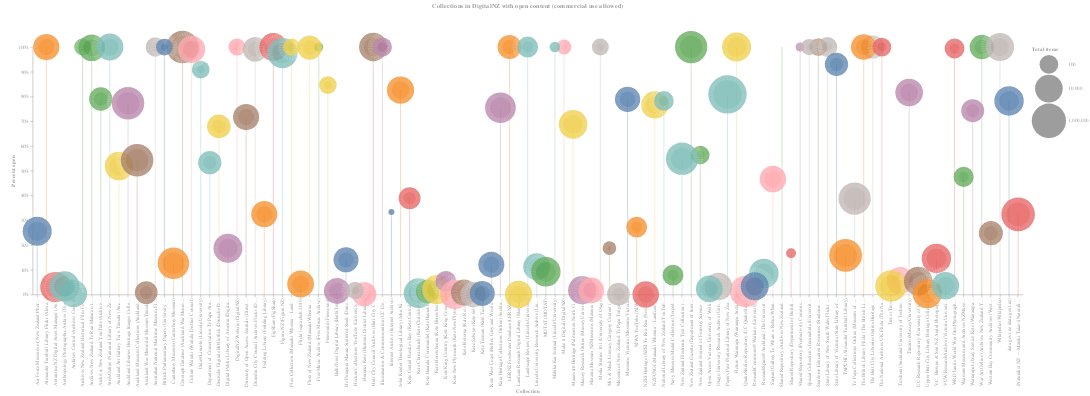

This figure's notebook cell:
### Markdown cell above
## Visualise the results!

For something a bit different, and to celebrate the fact that GLAM organisations are making their collections openly available, I thought I'd attempt a fireworks theme for this visualisation. It's a bit of an experiment, but also a demonstration on how easy it is to play around with styles in Altair.

### Code cell
# Use the dark theme
alt.themes.enable('dark')

base = alt.Chart(df_open).encode(
    # The collection/partner label is used on the X axis
    x=alt.X('label:N', title='Collection'),
    # The proportion that is open is on the Y axis (formatted as a percentage)
    y=alt.Y('open:Q', axis=alt.Axis(format='%', grid=False), title='Percent open'),
    # Colour is determined by the content_partner value
    color=alt.Color('content_partner:N', legend=None),
    tooltip=[alt.Tooltip('content_partner', title='Partner'), alt.Tooltip('primary_collection', title='Collection'), alt.Tooltip('usage_total', title='Total items', format=','), alt.Tooltip('open', format='.2%', title='Percent open')]
)

# The bursts of fireworks (the stroke settings make the lines radiating out from the circles)
# Size is calculated using a log scale because Papers Past is so much bigger than anything else
circles = base.mark_circle(opacity=0.8, strokeOpacity=0.2,strokeDash=[3,1], strokeWidth=20, stroke='white').encode(
    size=alt.Size('usage_total:Q', scale=alt.Scale(type='log', range=[1, 6000]), title='Total items'),
)

# Use a bar chart to make the lines connecting the explosions to the baseline
lines = base.mark_bar(size=2, opacity=0.3, strokeDash=[2,2], strokeWidth=1, stroke='white', strokeOpacity=0.2).encode()

# Set various style options
combined = alt.layer(lines, circles).properties(
    height=500, width=2500, title='Collections in DigitalNZ with open content (commercial use allowed)'
).configure_axis(
    grid=False,
    labelColor='#999999',
    domainColor='#999999',
    tickColor='#999999',
    titleColor='#999999'
).configure_view(
    strokeWidth=0
).configure_title(
    color='#999999'
).configure_legend(
    symbolBaseFillColor='#666666',
    symbolStrokeWidth=0,
    titleColor='#999999',
    labelColor='#999999'
)

combined

### Figure 1 — Vega-Lite specification as saved in the notebook (floating-point values rounded to 4 significant figures)
{"usermeta": {"embedOptions": {"theme": "dark"}}, "config": {"view": {"continuousWidth": 400, "continuousHeight": 300, "strokeWidth": 0}, "axis": {"domainColor": "#999999", "grid": false, "labelColor": "#999999", "tickColor": "#999999", "titleColor": "#999999"}, "legend": {"labelColor": "#999999", "symbolBaseFillColor": "#666666", "symbolStrokeWidth": 0, "titleColor": "#999999"}, "title": {"color": "#999999"}}, "layer": [{"mark": {"type": "bar", "opacity": 0.3, "size": 2, "stroke": "white", "strokeDash": [2, 2], "strokeOpacity": 0.2, "strokeWidth": 1}, "encoding": {"color": {"type": "nominal", "field": "content_partner", "legend": null}, "tooltip": [{"type": "nominal", "field": "content_partner", "title": "Partner"}, {"type": "nominal", "field": "primary_collection", "title": "Collection"}, {"type": "quantitative", "field": "usage_total", "format": ",", "title": "Total items"}, {"type": "quantitative", "field": "open", "format": ".2%", "title": "Percent open"}], "x": {"type": "nominal", "field": "label", "title": "Collection"}, "y": {"type": "quantitative", "axis": {"format": "%", "grid": false}, "field": "open", "title": "Percent open"}}}, {"mark": {"type": "circle", "opacity": 0.8, "stroke": "white", "strokeDash": [3, 1], "strokeOpacity": 0.2, "strokeWidth": 20}, "encoding": {"color": {"type": "nominal", "field": "content_partner", "legend": null}, "size": {"type": "quantitative", "field": "usage_total", "scale": {"range": [1, 6000], "type": "log"}, "title": "Total items"}, "tooltip": [{"type": "nominal", "field": "content_partner", "title": "Partner"}, {"type": "nominal", "field": "primary_collection", "title": "Collection"}, {"type": "quantitative", "field": "usage_total", "format": ",", "title": "Total items"}, {"type": "quantitative", "field": "open", "format": ".2%", "title": "Percent open"}], "x": {"type": "nominal", "field": "label", "title": "Collection"}, "y": {"type": "quantitative", "axis": {"format": "%", "grid": false}, "field": "open", "title": "Percent open"}}}], "data": {"name": "data-8b9886e8b24a26a92e0f7a54c48e8f5b"}, "height": 500, "title": "Collections in DigitalNZ with open content (commercial use allowed)", "width": 2500, "$schema": "https://vega.github.io/schema/vega-lite/v4.8.1.json", "datasets": {"data-8b9886e8b24a26a92e0f7a54c48e8f5b": [{"content_partner": "Air Force Museum of New Zealand", "primary_collection": "Air Force Museum of New Zealand Photograph Collection", "items_total": 16608, "usage": "Use commercially", "count": 6312, "usage_total": 24700, "open": 0.2555, "label": "Air Force Museum of New Zealand Photograph Collection (Air Force Museum of New Zealand)"}, {"content_partner": "Alexander Turnbull Library", "primary_collection": "Alexander Turnbull Library Flickr", "items_total": 4307, "usage": "Use commercially", "count": 4307, "usage_total": 4307, "open": 1.0, "label": "Alexander Turnbull Library Flickr (Alexander Turnbull Library)"}, {"content_partner": "Alexander Turnbull Library", "primary_collection": "TAPUHI", "items_total": 333206, "usage": "Use commercially", "count": 52734, "usage_total": 333317, "open": 0.1582, "label": "TAPUHI (Alexander Turnbull Library)"}, {"content_partner": "Antarctica New Zealand", "primary_collection": "Antarctica NZ Digital Asset Manager", "items_total": 55348, "usage": "Use commercially", "count": 1768, "usage_total": 58934, "open": 0.03, "label": "Antarctica NZ Digital Asset Manager (Antarctica New Zealand)"}, {"content_partner": "Archives Central", "primary_collection": "Archives Central", "items_total": 7113, "usage": "Use commercially", "count": 31, "usage_total": 7619, "open": 0.004069, "label": "Archives Central (Archives Central)"}, {"content_partner": "Archives New Zealand Te Rua Mahara o te Kāwanatanga", "primary_collection": "Archives New Zealand Historical Film Footage", "items_total": 47, "usage": "Use commercially", "count": 47, "usage_total": 47, "open": 1.0, "label": "Archives New Zealand Historical Film Footage (Archives New Zealand Te Rua Mahara o te Kāwanatanga)"}, {"content_partner": "Archives New Zealand Te Rua Mahara o te Kāwanatanga", "primary_collection": "Archives New Zealand Te Rua Mahara o te Kāwanatanga Flickr", "items_total": 4914, "usage": "Use commercially", "count": 5109, "usage_total": 5124, "open": 0.9971, "label": "Archives New Zealand Te Rua Mahara o te Kāwanatanga Flickr (Archives New Zealand Te Rua Mahara o te Kāwanatanga)"}, {"content_partner": "Archives New Zealand Te Rua Mahara o te Kāwanatanga", "primary_collection": "Archives New Zealand YouTube", "items_total": 592, "usage": "Use commercially", "count": 692, "usage_total": 876, "open": 0.79, "label": "Archives New Zealand YouTube (Archives New Zealand Te Rua Mahara o te Kāwanatanga)"}, {"content_partner": "Archives New Zealand Te Rua Mahara o te Kāwanatanga", "primary_collection": "Shared Repository", "items_total": 2, "usage": "Use commercially", "count": 2, "usage_total": 2, "open": 1.0, "label": "Shared Repository (Archives New Zealand Te Rua Mahara o te Kāwanatanga)"}, {"content_partner": "Archives New Zealand Te Rua Mahara o te Kāwanatanga", "primary_collection": "War Art Online", "items_total": 1477, "usage": "Use commercially", "count": 1477, "usage_total": 1477, "open": 1.0, "label": "War Art Online (Archives New Zealand Te Rua Mahara o te Kāwanatanga)"}, {"content_partner": "Auckland Art Gallery Toi o Tāmaki", "primary_collection": "Auckland Art Gallery Toi o Tāmaki", "items_total": 17251, "usage": "Use commercially", "count": 9013, "usage_total": 17364, "open": 0.5191, "label": "Auckland Art Gallery Toi o Tāmaki (Auckland Art Gallery Toi o Tāmaki)"}, {"content_partner": "Auckland Libraries", "primary_collection": "Auckland Libraries Heritage Images Collection", "items_total": 270234, "usage": "Use commercially", "count": 206412, "usage_total": 267112, "open": 0.7728, "label": "Auckland Libraries Heritage Images Collection (Auckland Libraries)"}, {"content_partner": "Auckland Libraries", "primary_collection": "Kura Heritage Collections Online", "items_total": 109816, "usage": "Use commercially", "count": 54113, "usage_total": 71695, "open": 0.7548, "label": "Kura Heritage Collections Online (Auckland Libraries)"}, {"content_partner": "Auckland University of Technology", "primary_collection": "Tuwhera", "items_total": 7686, "usage": "Use commercially", "count": 435, "usage_total": 7729, "open": 0.05628, "label": "Tuwhera (Auckland University of Technology)"}, {"content_partner": "Auckland War Memorial Museum Tāmaki Paenga Hira", "primary_collection": "Auckland Museum Collections", "items_total": 248155, "usage": "Use commercially", "count": 141899, "usage_total": 261411, "open": 0.5428, "label": "Auckland Museum Collections (Auckland War Memorial Museum Tāmaki Paenga Hira)"}, {"content_partner": "Auckland War Memorial Museum Tāmaki Paenga Hira", "primary_collection": "Auckland War Memorial Museum Tāmaki Paenga Hira YouTube", "items_total": 623, "usage": "Use commercially", "count": 5, "usage_total": 648, "open": 0.007716, "label": "Auckland War Memorial Museum Tāmaki Paenga Hira YouTube (Auckland War Memorial Museum Tāmaki Paenga Hira)"}, {"content_partner": "Auckland War Memorial Museum Tāmaki Paenga Hira", "primary_collection": "Cenotaph Database", "items_total": 184397, "usage": "Use commercially", "count": 252931, "usage_total": 252931, "open": 1.0, "label": "Cenotaph Database (Auckland War Memorial Museum Tāmaki Paenga Hira)"}, {"content_partner": "Australian National Maritime Museum", "primary_collection": "Australian National Maritime Museum Flickr", "items_total": 126, "usage": "Use commercially", "count": 127, "usage_total": 127, "open": 1.0, "label": "Australian National Maritime Museum Flickr (Australian National Maritime Museum)"}, {"content_partner": "Buller, Grey and Westland District Libraries", "primary_collection": "Kete West Coast", "items_total": 3740, "usage": "Use commercially", "count": 452, "usage_total": 3742, "open": 0.1208, "label": "Kete West Coast (Buller, Grey and Westland District Libraries)"}, {"content_partner": "Canterbury Museum", "primary_collection": "Canterbury Museum", "items_total": 68842, "usage": "Use commercially", "count": 16383, "usage_total": 129754, "open": 0.1263, "label": "Canterbury Museum (Canterbury Museum)"}, {"content_partner": "Department of Building and Housing", "primary_collection": "Shared Repository", "items_total": 6, "usage": "Use commercially", "count": 1, "usage_total": 6, "open": 0.1667, "label": "Shared Repository (Department of Building and Housing)"}, {"content_partner": "Department of Conservation Te Papa Atawhai", "primary_collection": "Department of Conservation Te Papa Atawhai YouTube", "items_total": 806, "usage": "Use commercially", "count": 441, "usage_total": 828, "open": 0.5326, "label": "Department of Conservation Te Papa Atawhai YouTube (Department of Conservation Te Papa Atawhai)"}, {"content_partner": "Department of Internal Affairs", "primary_collection": "New Zealand Gazette", "items_total": 218771, "usage": "Use commercially", "count": 223448, "usage_total": 223448, "open": 1.0, "label": "New Zealand Gazette (Department of Internal Affairs)"}, {"content_partner": "Deutsche Digitale Bibliothek", "primary_collection": "Deutsche Digitale Bibliothek", "items_total": 748, "usage": "Use commercially", "count": 690, "usage_total": 1016, "open": 0.6791, "label": "Deutsche Digitale Bibliothek (Deutsche Digitale Bibliothek)"}, {"content_partner": "Digital Public Library of America", "primary_collection": "Digital Public Library of America", "items_total": 19922, "usage": "Use commercially", "count": 4151, "usage_total": 22168, "open": 0.1873, "label": "Digital Public Library of America (Digital Public Library of America)"}, {"content_partner": "DigitalNZ", "primary_collection": "DigitalNZ Website", "items_total": 53, "usage": "Use commercially", "count": 53, "usage_total": 53, "open": 1.0, "label": "DigitalNZ Website (DigitalNZ)"}, {"content_partner": "DigitalNZ", "primary_collection": "Make it Digital", "items_total": 23, "usage": "Use commercially", "count": 23, "usage_total": 23, "open": 1.0, "label": "Make it Digital (DigitalNZ)"}, {"content_partner": "Directory of Open Access Journals", "primary_collection": "Directory of Open Access Journals", "items_total": 4104, "usage": "Use commercially", "count": 2942, "usage_total": 4104, "open": 0.7169, "label": "Directory of Open Access Journals (Directory of Open Access Journals)"}, {"content_partner": "Dunedin City Council Archives", "primary_collection": "Dunedin City Council Archives Flickr", "items_total": 1758, "usage": "Use commercially", "count": 1754, "usage_total": 1770, "open": 0.991, "label": "Dunedin City Council Archives Flickr (Dunedin City Council Archives)"}, {"content_partner": "Dunedin Public Libraries", "primary_collection": "He Purapura Marara Scattered Seeds", "items_total": 2001, "usage": "Use commercially", "count": 315, "usage_total": 2246, "open": 0.1402, "label": "He Purapura Marara Scattered Seeds (Dunedin Public Libraries)"}, {"content_partner": "Feilding Library", "primary_collection": "Feilding Library", "items_total": 4062, "usage": "Use commercially", "count": 1319, "usage_total": 4062, "open": 0.3247, "label": "Feilding Library (Feilding Library)"}, {"content_partner": "FigShare", "primary_collection": "FigShare", "items_total": 4, "usage": "Use commercially", "count": 12076, "usage_total": 12076, "open": 1.0, "label": "FigShare (FigShare)"}, {"content_partner": "Figure.NZ", "primary_collection": "Figure.NZ", "items_total": 46308, "usage": "Use commercially", "count": 48309, "usage_total": 49517, "open": 0.9756, "label": "Figure.NZ (Figure.NZ)"}, {"content_partner": "Free Music Archive", "primary_collection": "Free Music Archive", "items_total": 5, "usage": "Use commercially", "count": 5, "usage_total": 5, "open": 1.0, "label": "Free Music Archive (Free Music Archive)"}, {"content_partner": "Freesound", "primary_collection": "Freesound", "items_total": 65, "usage": "Use commercially", "count": 55, "usage_total": 65, "open": 0.8462, "label": "Freesound (Freesound)"}, {"content_partner": "HathiTrust", "primary_collection": "HathiTrust Digital Library", "items_total": 2317, "usage": "Use commercially", "count": 56, "usage_total": 3826, "open": 0.01464, "label": "HathiTrust Digital Library (HathiTrust)"}, {"content_partner": "Hurunui District Libraries", "primary_collection": "Hurunui Kete", "items_total": 1521, "usage": "Use commercially", "count": 2, "usage_total": 1521, "open": 0.001315, "label": "Hurunui Kete (Hurunui District Libraries)"}, {"content_partner": "Hutt City Council", "primary_collection": "Hutt City Council Archives", "items_total": 15899, "usage": "Use commercially", "count": 15899, "usage_total": 15899, "open": 1.0, "label": "Hutt City Council Archives (Hutt City Council)"}, {"content_partner": "Hutt City Libraries", "primary_collection": "The Hutt City Libraries Online Heritage Collection", "items_total": 794, "usage": "Use commercially", "count": 794, "usage_total": 794, "open": 1.0, "label": "The Hutt City Libraries Online Heritage Collection (Hutt City Libraries)"}, {"content_partner": "Internet Archive", "primary_collection": "Internet Archive", "items_total": 3, "usage": "Use commercially", "count": 1, "usage_total": 3, "open": 0.3333, "label": "Internet Archive (Internet Archive)"}, {"content_partner": "John Kinder Theological Library", "primary_collection": "John Kinder Theological Library", "items_total": 9126, "usage": "Use commercially", "count": 6655, "usage_total": 8057, "open": 0.826, "label": "John Kinder Theological Library (John Kinder Theological Library)"}, {"content_partner": "Kete Central Hawke's Bay", "primary_collection": "Kete Central Hawke's Bay", "items_total": 429, "usage": "Use commercially", "count": 167, "usage_total": 429, "open": 0.3893, "label": "Kete Central Hawke's Bay (Kete Central Hawke's Bay)"}, {"content_partner": "Kete Christchurch", "primary_collection": "Kete Christchurch", "items_total": 45055, "usage": "Use commercially", "count": 231, "usage_total": 45056, "open": 0.005127, "label": "Kete Christchurch (Kete Christchurch)"}, {"content_partner": "Kete Hauraki Coromandel", "primary_collection": "Kete Hauraki Coromandel", "items_total": 925, "usage": "Use commercially", "count": 11, "usage_total": 925, "open": 0.01189, "label": "Kete Hauraki Coromandel (Kete Hauraki Coromandel)"}, {"content_partner": "Kete Horowhenua", "primary_collection": "Kete Horowhenua", "items_total": 29386, "usage": "Use commercially", "count": 580, "usage_total": 29431, "open": 0.01971, "label": "Kete Horowhenua (Kete Horowhenua)"}, {"content_partner": "Kete King Country", "primary_collection": "Kete King Country", "items_total": 264, "usage": "Use commercially", "count": 14, "usage_total": 264, "open": 0.05303, "label": "Kete King Country (Kete King Country)"}, {"content_partner": "Kete New Plymouth", "primary_collection": "Kete New Plymouth", "items_total": 33245, "usage": "Use commercially", "count": 15, "usage_total": 33782, "open": 0.000444, "label": "Kete New Plymouth (Kete New Plymouth)"}, {"content_partner": "Kete Rotorua", "primary_collection": "Kete Rotorua", "items_total": 4258, "usage": "Use commercially", "count": 35, "usage_total": 4258, "open": 0.00822, "label": "Kete Rotorua (Kete Rotorua)"}, {"content_partner": "Kete Selwyn", "primary_collection": "Kete Selwyn", "items_total": 2815, "usage": "Use commercially", "count": 1, "usage_total": 2815, "open": 0.0003552, "label": "Kete Selwyn (Kete Selwyn)"}, {"content_partner": "Kete Tasman", "primary_collection": "Kete Tasman", "items_total": 2053, "usage": "Use commercially", "count": 9, "usage_total": 2067, "open": 0.004354, "label": "Kete Tasman (Kete Tasman)"}, {"content_partner": "LERNZdb", "primary_collection": "LERNZ Freshwater Database", "items_total": 1193, "usage": "Use commercially", "count": 1193, "usage_total": 1193, "open": 1.0, "label": "LERNZ Freshwater Database (LERNZdb)"}, {"content_partner": "Laurie Family", "primary_collection": "WRD Laurie World War One Photographs", "items_total": 163, "usage": "Use commercially", "count": 162, "usage_total": 163, "open": 0.9939, "label": "WRD Laurie World War One Photographs (Laurie Family)"}, {"content_partner": "Lincoln University", "primary_collection": "Data@Lincoln", "items_total": 61, "usage": "Use commercially", "count": 60, "usage_total": 66, "open": 0.9091, "label": "Data@Lincoln (Lincoln University)"}, {"content_partner": "Lincoln University", "primary_collection": "Landscape Review", "items_total": 258, "usage": "Use commercially", "count": 258, "usage_total": 258, "open": 1.0, "label": "Landscape Review (Lincoln University)"}, {"content_partner": "Lincoln University", "primary_collection": "Lincoln University Research Archive", "items_total": 6435, "usage": "Use commercially", "count": 762, "usage_total": 6791, "open": 0.1122, "label": "Lincoln University Research Archive (Lincoln University)"}, {"content_partner": "Lincoln University", "primary_collection": "Mahika Kai Journal", "items_total": 7, "usage": "Use commercially", "count": 7, "usage_total": 7, "open": 1.0, "label": "Mahika Kai Journal (Lincoln University)"}, {"content_partner": "MOTAT", "primary_collection": "MOTAT", "items_total": 30749, "usage": "Use commercially", "count": 2847, "usage_total": 30953, "open": 0.09198, "label": "MOTAT (MOTAT)"}, {"content_partner": "Manaaki Whenua – Landcare Research", "primary_collection": "Flax Collection", "items_total": 54, "usage": "Use commercially", "count": 54, "usage_total": 54, "open": 1.0, "label": "Flax Collection (Manaaki Whenua – Landcare Research)"}, {"content_partner": "Manaaki Whenua – Landcare Research", "primary_collection": "Flora of New Zealand", "items_total": 1476, "usage": "Use commercially", "count": 1438, "usage_total": 1442, "open": 0.9972, "label": "Flora of New Zealand (Manaaki Whenua – Landcare Research)"}, {"content_partner": "Manaaki Whenua – Landcare Research", "primary_collection": "Landcare Research Digital Library", "items_total": 7960, "usage": "Use commercially", "count": 1, "usage_total": 7962, "open": 0.0001256, "label": "Landcare Research Digital Library (Manaaki Whenua – Landcare Research)"}, {"content_partner": "Manaaki Whenua – Landcare Research", "primary_collection": "NZFUNGI", "items_total": 8674, "usage": "Use commercially", "count": 6646, "usage_total": 8674, "open": 0.7662, "label": "NZFUNGI (Manaaki Whenua – Landcare Research)"}, {"content_partner": "Massey University", "primary_collection": "Massey Research Online", "items_total": 13730, "usage": "Use commercially", "count": 245, "usage_total": 13979, "open": 0.01753, "label": "Massey Research Online (Massey University)"}, {"content_partner": "Massey University", "primary_collection": "Tāmiro", "items_total": 6910, "usage": "Use commercially", "count": 8162, "usage_total": 10001, "open": 0.8161, "label": "Tāmiro (Massey University)"}, {"content_partner": "Mataura Museum", "primary_collection": "Mataura Museum NZMuseums", "items_total": 3216, "usage": "Use commercially", "count": 53, "usage_total": 3251, "open": 0.0163, "label": "Mataura Museum NZMuseums (Mataura Museum)"}, {"content_partner": "Mix & Mash 2011", "primary_collection": "Mix & Mash Literacy Category Content", "items_total": 16, "usage": "Use commercially", "count": 3, "usage_total": 16, "open": 0.1875, "label": "Mix & Mash Literacy Category Content (Mix & Mash 2011)"}, {"content_partner": "Museum of New Zealand Te Papa Tongarewa", "primary_collection": "Museum of New Zealand Te Papa Tongarewa YouTube", "items_total": 707, "usage": "Use commercially", "count": 1, "usage_total": 630, "open": 0.001587, "label": "Museum of New Zealand Te Papa Tongarewa YouTube (Museum of New Zealand Te Papa Tongarewa)"}, {"content_partner": "Museum of New Zealand Te Papa Tongarewa", "primary_collection": "Te Papa Collections Online", "items_total": 205169, "usage": "Use commercially", "count": 84411, "usage_total": 217715, "open": 0.3877, "label": "Te Papa Collections Online (Museum of New Zealand Te Papa Tongarewa)"}, {"content_partner": "Museums Victoria", "primary_collection": "Museums Victoria", "items_total": 2463, "usage": "Use commercially", "count": 1952, "usage_total": 2475, "open": 0.7887, "label": "Museums Victoria (Museums Victoria)"}, {"content_partner": "NIWA", "primary_collection": "NIWA YouTube", "items_total": 383, "usage": "Use commercially", "count": 70, "usage_total": 257, "open": 0.2724, "label": "NIWA YouTube (NIWA)"}, {"content_partner": "NZEI Te Riu Roa (New Zealand Educational Institute)", "primary_collection": "NZEI Heritage", "items_total": 5126, "usage": "Use commercially", "count": 1, "usage_total": 5126, "open": 0.0001951, "label": "NZEI Heritage (NZEI Te Riu Roa (New Zealand Educational Institute))"}, {"content_partner": "National Library of New Zealand", "primary_collection": "AtoJsOnline", "items_total": 6747, "usage": "Use commercially", "count": 6747, "usage_total": 6747, "open": 1.0, "label": "AtoJsOnline (National Library of New Zealand)"}, {"content_partner": "National Library of New Zealand", "primary_collection": "National Library of New Zealand YouTube", "items_total": 130, "usage": "Use commercially", "count": 115, "usage_total": 147, "open": 0.7823, "label": "National Library of New Zealand YouTube (National Library of New Zealand)"}, {"content_partner": "National Library of New Zealand", "primary_collection": "Papers Past", "items_total": 26122911, "usage": "Use commercially", "count": 21117061, "usage_total": 26122911, "open": 0.8084, "label": "Papers Past (National Library of New Zealand)"}, {"content_partner": "New Zealand Journal of Forestry Science", "primary_collection": "New Zealand Journal of Forestry Science", "items_total": 94, "usage": "Use commercially", "count": 53, "usage_total": 94, "open": 0.5638, "label": "New Zealand Journal of Forestry Science (New Zealand Journal of Forestry Science)"}, {"content_partner": "Palmerston North City Library", "primary_collection": "Manawatū Heritage", "items_total": 18259, "usage": "Use commercially", "count": 12846, "usage_total": 18691, "open": 0.6873, "label": "Manawatū Heritage (Palmerston North City Library)"}, {"content_partner": "Productivity Commission", "primary_collection": "Shared Repository", "items_total": 5, "usage": "Use commercially", "count": 5, "usage_total": 5, "open": 1.0, "label": "Shared Repository (Productivity Commission)"}, {"content_partner": "Sarjeant Gallery Te Whare o Rehua Whanganui", "primary_collection": "Sarjeant Gallery Te Whare o Rehua Whanganui", "items_total": 4126, "usage": "Use commercially", "count": 2314, "usage_total": 4961, "open": 0.4664, "label": "Sarjeant Gallery Te Whare o Rehua Whanganui (Sarjeant Gallery Te Whare o Rehua Whanganui)"}, {"content_partner": "Stardome Observatory & Planetarium", "primary_collection": "Stardome Education Resources", "items_total": 67, "usage": "Use commercially", "count": 67, "usage_total": 67, "open": 1.0, "label": "Stardome Education Resources (Stardome Observatory & Planetarium)"}, {"content_partner": "State Library of New South Wales", "primary_collection": "State Library of New South Wales Flickr", "items_total": 159, "usage": "Use commercially", "count": 162, "usage_total": 162, "open": 1.0, "label": "State Library of New South Wales Flickr (State Library of New South Wales)"}, {"content_partner": "State Library of Victoria", "primary_collection": "State Library of Victoria", "items_total": 1229, "usage": "Use commercially", "count": 796, "usage_total": 856, "open": 0.9299, "label": "State Library of Victoria (State Library of Victoria)"}, {"content_partner": "The British Library", "primary_collection": "The British Library Flickr", "items_total": 2819, "usage": "Use commercially", "count": 2819, "usage_total": 2819, "open": 1.0, "label": "The British Library Flickr (The British Library)"}, {"content_partner": "The National Archives UK", "primary_collection": "The National Archives UK Flickr", "items_total": 100, "usage": "Use commercially", "count": 100, "usage_total": 100, "open": 1.0, "label": "The National Archives UK Flickr (The National Archives UK)"}, {"content_partner": "The University of Auckland Library", "primary_collection": "Anthropology Photographic Archive", "items_total": 53902, "usage": "Use commercially", "count": 1689, "usage_total": 51499, "open": 0.0328, "label": "Anthropology Photographic Archive (The University of Auckland Library)"}, {"content_partner": "The University of Auckland Library", "primary_collection": "ResearchSpace@Auckland", "items_total": 34178, "usage": "Use commercially", "count": 2972, "usage_total": 35016, "open": 0.08488, "label": "ResearchSpace@Auckland (The University of Auckland Library)"}, {"content_partner": "Torpedo Bay Navy Museum", "primary_collection": "Navy Museum Medal Collection", "items_total": 186, "usage": "Use commercially", "count": 20, "usage_total": 256, "open": 0.07812, "label": "Navy Museum Medal Collection (Torpedo Bay Navy Museum)"}, {"content_partner": "Trove", "primary_collection": "Trove", "items_total": 83289, "usage": "Use commercially", "count": 4261, "usage_total": 122094, "open": 0.0349, "label": "Trove (Trove)"}, {"content_partner": "UC Department of Art History and Theory", "primary_collection": "Illumination & Commemoration", "items_total": 123, "usage": "Use commercially", "count": 123, "usage_total": 123, "open": 1.0, "label": "Illumination & Commemoration (UC Department of Art History and Theory)"}, {"content_partner": "UC QuakeStudies", "primary_collection": "QuakeStudies Repository", "items_total": 128977, "usage": "Use commercially", "count": 1625, "usage_total": 129439, "open": 0.01255, "label": "QuakeStudies Repository (UC QuakeStudies)"}, {"content_partner": "University of Canterbury Library", "primary_collection": "UC Research Repository", "items_total": 17740, "usage": "Use commercially", "count": 1000, "usage_total": 18532, "open": 0.05396, "label": "UC Research Repository (University of Canterbury Library)"}, {"content_partner": "University of Otago", "primary_collection": "Hocken Collections YouTube", "items_total": 60, "usage": "Use commercially", "count": 1, "usage_total": 60, "open": 0.01667, "label": "Hocken Collections YouTube (University of Otago)"}, {"content_partner": "University of Otago", "primary_collection": "Media Studies 101", "items_total": 49, "usage": "Use commercially", "count": 49, "usage_total": 49, "open": 1.0, "label": "Media Studies 101 (University of Otago)"}, {"content_partner": "University of Otago", "primary_collection": "Otago University Research Archive", "items_total": 9054, "usage": "Use commercially", "count": 321, "usage_total": 9895, "open": 0.03244, "label": "Otago University Research Archive (University of Otago)"}, {"content_partner": "University of Otago", "primary_collection": "Special Collection's Incunabula", "items_total": 38, "usage": "Use commercially", "count": 38, "usage_total": 38, "open": 1.0, "label": "Special Collection's Incunabula (University of Otago)"}, {"content_partner": "University of Waikato", "primary_collection": "British Parliamentary Papers", "items_total": 45, "usage": "Use commercially", "count": 45, "usage_total": 45, "open": 1.0, "label": "British Parliamentary Papers (University of Waikato)"}, {"content_partner": "University of Waikato", "primary_collection": "ResearchCommons@Waikato", "items_total": 12433, "usage": "Use commercially", "count": 423, "usage_total": 12615, "open": 0.03353, "label": "ResearchCommons@Waikato (University of Waikato)"}, {"content_partner": "Upper Hutt City Library", "primary_collection": "Upper Hutt City Library Heritage Collections", "items_total": 27685, "usage": "Use commercially", "count": 103, "usage_total": 28484, "open": 0.003616, "label": "Upper Hutt City Library Heritage Collections (Upper Hutt City Library)"}, {"content_partner": "V.C. Browne & Son", "primary_collection": "V.C. Browne & Son NZ Aerial Photograph Collection", "items_total": 31461, "usage": "Use commercially", "count": 4590, "usage_total": 31461, "open": 0.1459, "label": "V.C. Browne & Son NZ Aerial Photograph Collection (V.C. Browne & Son)"}, {"content_partner": "Victoria University of Wellington", "primary_collection": "New Zealand Electronic Text Collection", "items_total": 180504, "usage": "Use commercially", "count": 122085, "usage_total": 222512, "open": 0.5487, "label": "New Zealand Electronic Text Collection (Victoria University of Wellington)"}, {"content_partner": "Victoria University of Wellington", "primary_collection": "Open Access Victoria University of Wellington", "items_total": 1062, "usage": "Use commercially", "count": 126, "usage_total": 5561, "open": 0.02266, "label": "Open Access Victoria University of Wellington (Victoria University of Wellington)"}, {"content_partner": "Victoria University of Wellington", "primary_collection": "VUW ResearchArchive", "items_total": 9003, "usage": "Use commercially", "count": 320, "usage_total": 9050, "open": 0.03536, "label": "VUW ResearchArchive (Victoria University of Wellington)"}, {"content_partner": "Waimate Museum and Archives", "primary_collection": "Waimate Museum and Archives NZMuseums", "items_total": 181, "usage": "Use commercially", "count": 86, "usage_total": 181, "open": 0.4751, "label": "Waimate Museum and Archives NZMuseums (Waimate Museum and Archives)"}, {"content_partner": "Wairarapa Archive", "primary_collection": "Picture Wairarapa", "items_total": 24238, "usage": "Use commercially", "count": 24534, "usage_total": 24534, "open": 1.0, "label": "Picture Wairarapa (Wairarapa Archive)"}, {"content_partner": "Wairarapa Library Service", "primary_collection": "Wairarapa Library Service Kete", "items_total": 723, "usage": "Use commercially", "count": 537, "usage_total": 723, "open": 0.7427, "label": "Wairarapa Library Service Kete (Wairarapa Library Service)"}, {"content_partner": "Waitaki District Council", "primary_collection": "Culture Waitaki", "items_total": 7586, "usage": "Use commercially", "count": 7515, "usage_total": 7587, "open": 0.9905, "label": "Culture Waitaki (Waitaki District Council)"}, {"content_partner": "Western Bay District Council", "primary_collection": "Western Bay Community Archives", "items_total": 849, "usage": "Use commercially", "count": 311, "usage_total": 1254, "open": 0.248, "label": "Western Bay Community Archives (Western Bay District Council)"}, {"content_partner": "Wikipedia", "primary_collection": "Wikipedia", "items_total": 14020, "usage": "Use commercially", "count": 14020, "usage_total": 14020, "open": 1.0, "label": "Wikipedia (Wikipedia)"}, {"content_partner": "data.govt.nz", "primary_collection": "data.govt.nz", "items_total": 27418, "usage": "Use commercially", "count": 24630, "usage_total": 31485, "open": 0.7823, "label": "data.govt.nz (data.govt.nz)"}, {"content_partner": "eqnz.chch.2010", "primary_collection": "Flickr", "items_total": 6111, "usage": "Use commercially", "count": 259, "usage_total": 6112, "open": 0.04238, "label": "Flickr (eqnz.chch.2010)"}, {"content_partner": "iNaturalist NZ — Mātaki Taiao", "primary_collection": "iNaturalist NZ — Mātaki Taiao", "items_total": 527674, "usage": "Use commercially", "count": 185075, "usage_total": 571510, "open": 0.3238, "label": "iNaturalist NZ — Mātaki Taiao (iNaturalist NZ — Mātaki Taiao)"}]}}
